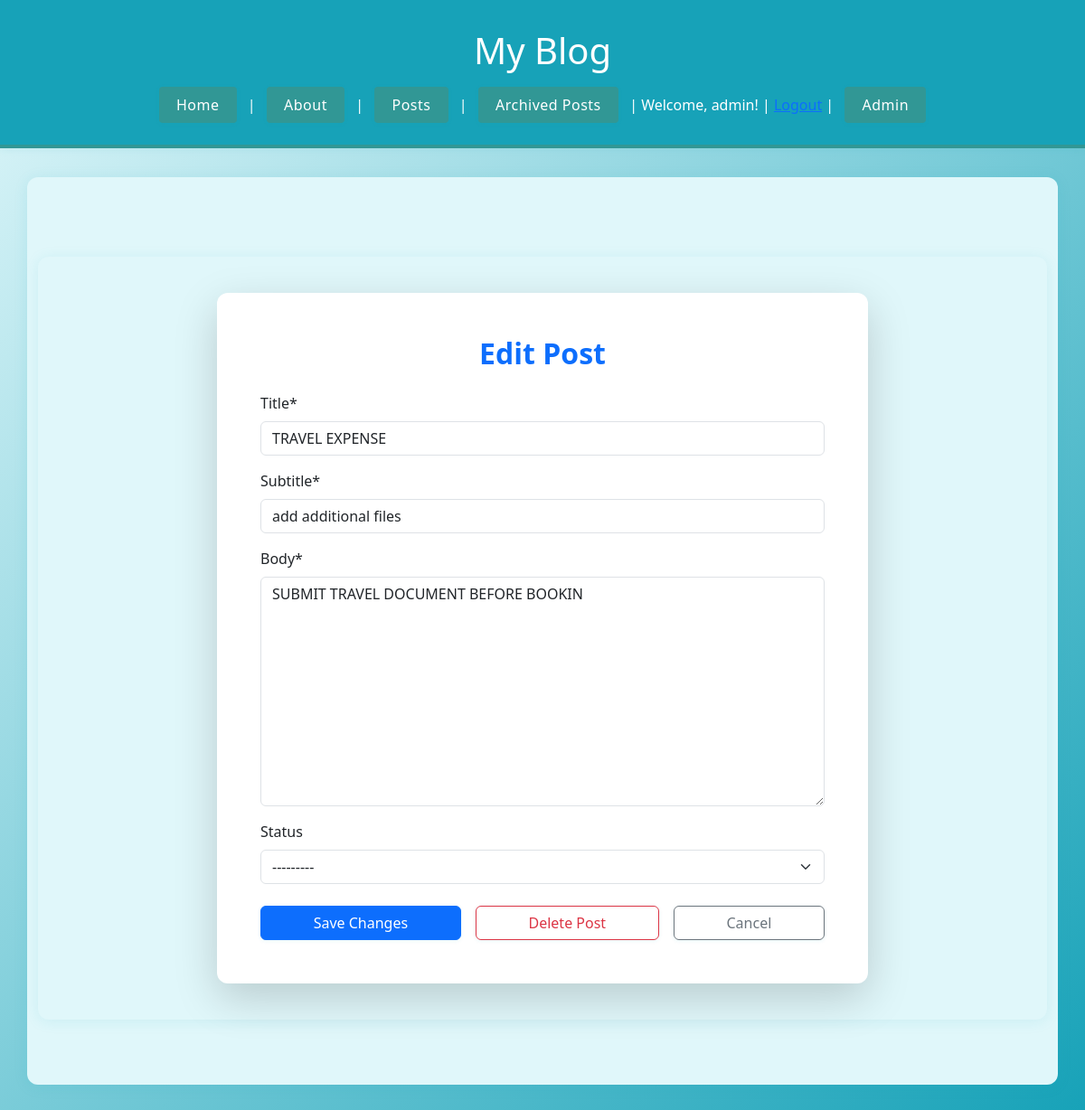
The page /posts/2/edit/ (signed in) on the database its author committed.
### posts/models.py (models this page shows, shortened)
class Post(models.Model):
	title = models.CharField(max_length=128)
	subtitle = models.CharField(max_length=256)
	body = models.TextField()
	created_on = models.DateTimeField(auto_now_add=True)
	author = models.ForeignKey(
		get_user_model(),
		on_delete=models.CASCADE
	)
	status = models.ForeignKey(
		Status,
		on_delete=models.DO_NOTHING,
		null=True,
		blank=True,
		related_name='posts'
	)

### posts/views.py (the view)
# urls.py: path('<int:pk>/edit/', PostUpdateView.as_view(), name='post_edit'),
class PostUpdateView(LoginRequiredMixin, UpdateView):
	template_name = "posts/edit.html"
	model = Post
	fields = ["title", "subtitle", "body", "status"]
	success_url = reverse_lazy("post_list")
	def get_queryset(self):
		return Post.objects.all()

### posts/models.py (called while the page is built)
	def __str__(self):
		return f"{self.name}"

### templates/posts/edit.html (shortened to what this page needs)
{% extends 'base.html' %}
{% load crispy_forms_tags %}
{% block content %}
<div class="container mt-5">
  <div class="row justify-content-center">
    <div class="col-lg-8">
      <div class="card shadow-lg border-0">
        <div class="card-body p-5">
          <h2 class="card-title mb-4 text-center fw-bold text-primary">Edit Post</h2>
          <form method="post" class="needs-validation" novalidate>
            {{ form|crispy }}
            <div class="d-flex gap-3 mt-4">
              <button type="submit" class="btn btn-primary flex-fill">Save Changes</button>
              <a href="{% url 'post_delete' post.id %}" class="btn btn-outline-danger flex-fill">Delete Post</a>
              <a href="{% url 'post_list' %}" class="btn btn-outline-secondary flex-fill">Cancel</a>
            </div>
          </form>
        </div>
      </div>
    </div>
  </div>
</div>
{% endblock %}

### templates/base.html (shortened to what this page needs)
<!DOCTYPE html>
<html lang="en">
<head>
    {% load static %}
    <link rel="stylesheet" href="{% static 'css/style.css' %}">
    <link href="https://cdn.jsdelivr.net/npm/bootstrap@5.3.0/dist/css/bootstrap.min.css" rel="stylesheet">
</head>
<body>
    <div class="header">
        <h1>My Blog</h1>
        <nav>
            <a href="/">Home</a> |
            <a href="/about/">About</a> |
            <a href="/posts/">Posts</a> |
            <a href="/posts/archived/">Archived Posts</a> |
            {% if user.is_authenticated %}
                <span>Welcome, {{ user.username }}!</span> |
                <form action="/accounts/logout/" method="post" style="display:inline;">
                    <button type="submit" style="background:none;border:none;padding:0;margin:0;color:#0d6efd;text-decoration:underline;cursor:pointer;">Logout</button>
                </form> |
            {% else %}
                <a href="/accounts/login/">Login</a> |
                <a href="/accounts/signup/">Sign Up</a> |
            {% endif %}
            <a href="/admin/">Admin</a>
        </nav>
    </div>
    <div class="container">
        {% block content %}{% endblock %}
    </div>
</body>
</html>

### static/css/style.css (style rules this page uses)
body { font-family: 'Segoe UI', Arial, sans-serif; background: linear-gradient(135deg, #e0f7fa 0%, #17a2b8 100%); margin: 0; padding: 0; min-height: 100vh; color: #234e52; }
.header { background: #17a2b8; color: #fff; padding: 2rem 0 1.5rem 0; text-align: center; border-bottom: 4px solid #319795; box-shadow: 0 2px 8px rgba(23,162,184,0.08); }
.header nav { margin-top: 1rem; }
.header nav a { display: inline-block; margin: 0 0.5rem; padding: 0.5rem 1.2rem; color: #fff; background: #319795; border-radius: 4px; text-decoration: none; font-weight: 500; letter-spacing: 0.5px; transition: background 0.2s, color 0.2s, box-shadow 0.2s; box-shadow: 0 1px 4px rgba(23,162,184,0.10); }
.container { max-width: 900px; margin: 2rem auto; background: #e0f7fa; box-shadow: 0 2px 16px rgba(23,162,184,0.10); border-radius: 12px; padding: 2.5rem 2rem; }
.card { border-radius: 12px !important; border: 1px solid #17a2b8; box-shadow: 0 2px 12px rgba(23,162,184,0.10); transition: box-shadow 0.2s; background: #fff; }
.btn { font-weight: 500; border-radius: 6px; transition: box-shadow 0.2s, background 0.2s, color 0.2s; box-shadow: 0 1px 4px rgba(23,162,184,0.10); background: #17a2b8; color: #fff; border: none; }

### rows shown on the page
Post: title "TRAVEL EXPENSE", subtitle "add additional files", body "SUBMIT TRAVEL DOCUMENT BEFORE BOOKIN", status "---------"

### other values the page prints
{{ user.username }} "admin"
